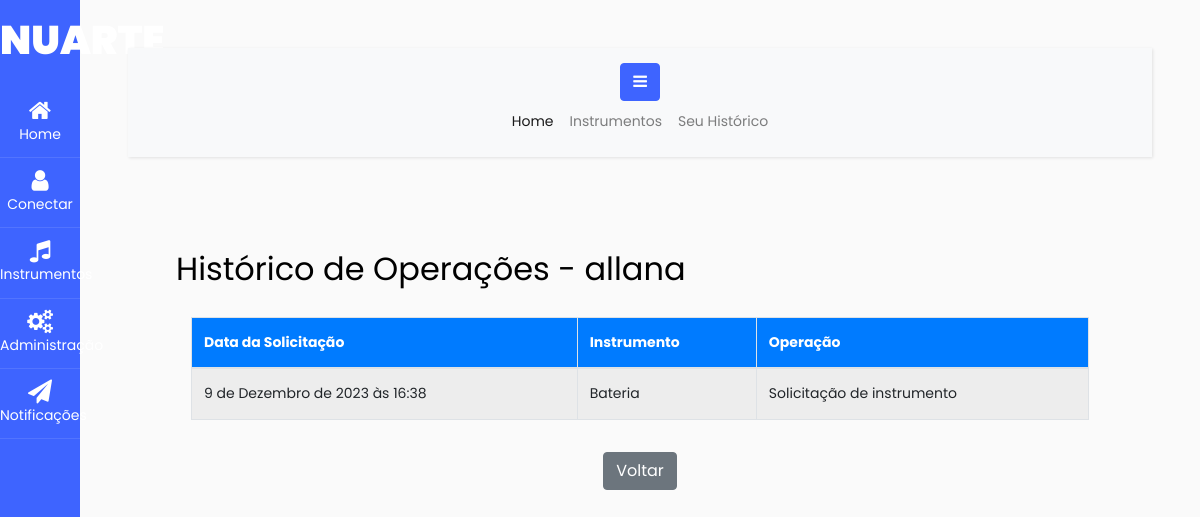
Screenshot of /historico/usuario/ (signed in) with the database file from the repository.
### nuarte/models.py (models this page shows, shortened)
class Historico(models.Model):
    OPERACAO_CHOICES = [
        ('S', 'Solicitação de instrumento'),
        ('D', 'Devolução de instrumento'),
    ]
    usuario = models.ForeignKey(User, on_delete=models.CASCADE)
    instrumento = models.ForeignKey('Instrumento', on_delete=models.CASCADE)
    operacao = models.CharField(max_length=1, choices=OPERACAO_CHOICES)
    data_operacao = models.DateTimeField(auto_now_add=True)
    devolucao = models.DateTimeField(null=True, blank=True)
    notificacao = models.ForeignKey(Notificacao, on_delete=models.SET_NULL, null=True, blank=True)
    aprovado = models.BooleanField(default=False)

class Instrumento(models.Model):
    nome = models.CharField(max_length=100)
    descricao = models.TextField()
    disponivel = models.BooleanField(default=True)
    imagem = models.ImageField(upload_to='instrumentos/', null=True, blank=True)

### nuarte/views.py (the view)
# urls.py: path('historico/usuario/', listar_historico_usuario, name='listar_historico_usuario'),
@login_required
def listar_historico_usuario(request):
    historico_usuario = Historico.objects.filter(usuario=request.user).order_by('-data_operacao')
    context = {'historico_usuario': historico_usuario}
    return render(request, 'nuarte/listar_historico_usuario.html', context)

### nuarte/templates/nuarte/listar_historico_usuario.html (shortened to what this page needs)
{% extends 'base.html' %}
{% block content %}
  <h2 class="mb-4">Histórico de Operações - {{ request.user.username }}</h2>
    <div class="container-fluid">
      <div class="table-responsive">
        <table class="table table-striped">
          <thead>
            <tr>
              <th>Data da Solicitação</th>
              <th>Instrumento</th>
              <th>Operação</th>
            </tr>
          </thead>
          <tbody>
            {% for operacao in historico_usuario %}
              <tr>
                <td>{{ operacao.data_operacao }}</td>
                <td>{{ operacao.instrumento.nome }}</td>
                <td>{{ operacao.operacao }}</td>
              </tr>
            {% endfor %}
          </tbody>
        </table>
      </div>
      <a href="{% url 'nuarte:index' %}" class="btn btn-secondary mt-3">Voltar</a>
    </div>
  {% endblock %}

### nuarte/templates/nuarte/listar_historico_usuario.html (style rules this page uses)
body, html { height: 100%; }
.container-fluid { height: 100%; display: flex; flex-direction: column; align-items: center; justify-content: center; }
h2 { margin-bottom: 30px; }
table { width: 80%; border-collapse: collapse; margin-bottom: 20px; }
th, td { border: 1px solid #dee2e6; padding: 8px; text-align: left; }
th { background-color: #007bff; color: #fff; }

### rows the page displays
Historico: data_operacao "9 de Dezembro de 2023 às 16:38", instrumento.nome "Bateria", operacao "Solicitação de instrumento"

### other values shown
{{ request.user.username }} "allana"
